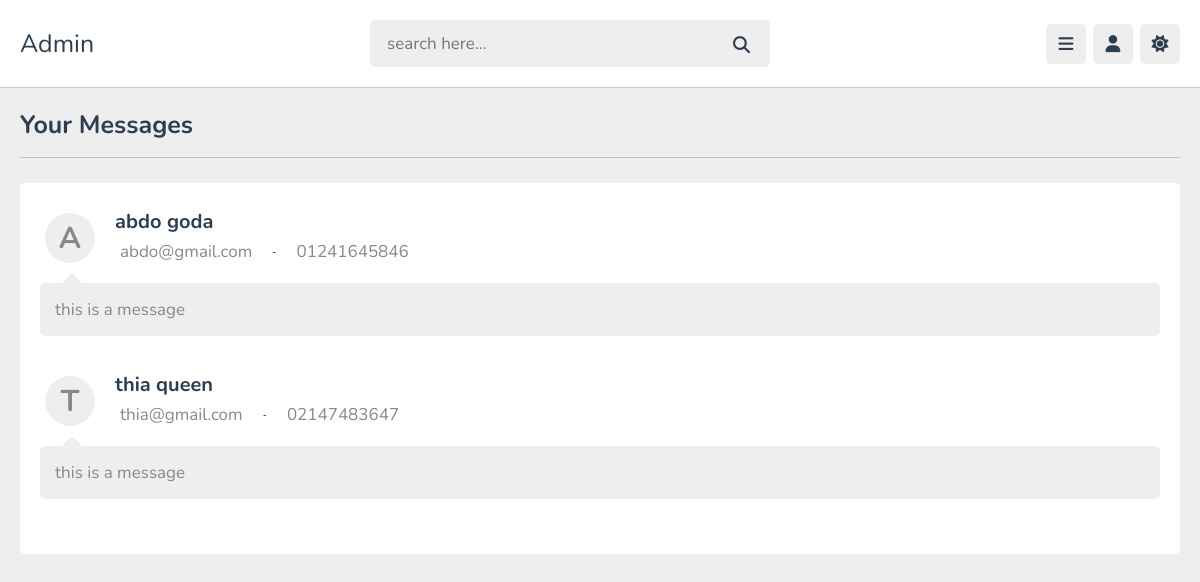
The page /admin/contacts.php (signed in) on the database its author committed.
### tables this page shows
CREATE TABLE `contact` (
  `name` varchar(50) DEFAULT NULL,
  `email` varchar(50) DEFAULT NULL,
  `number` int(11) DEFAULT NULL,
  `message` varchar(1000) DEFAULT NULL
);

### admin/contacts.php (the view, shortened to what this page needs)
<?php
include '../components/connection.php';
?>
<!DOCTYPE html>
<html lang="en">
<head>
  <link rel="stylesheet" href="https://cdnjs.cloudflare.com/ajax/libs/font-awesome/6.1.2/css/all.min.css" />
  <link rel="stylesheet" href="../css/style.css" />
  <link rel="stylesheet" href="../css/admin_style.css" />
</head>
<body>
  <?php include '../components/admin_header.php' ?>
  <section class="comments user-comments">
    <h1 class="heading">your messages</h1>
    <div class="comment-container">
      <?php
        $select_contact = $conn->prepare("SELECT * FROM contact ");
        $select_contact->execute([]);
        if($select_contact->rowCount() > 0){
          while($fetch_contact = $select_contact->fetch(PDO::FETCH_OBJ)){
                ?>
      <div class="comment-box">
        <div class="flex">
          <p class="alt-img"><?= $fetch_contact->name[0]?></p>
          <div>
            <h3><?=$fetch_contact->name?></h3>
            <div class="flex">
              <p><?=$fetch_contact->email?></p> -
              <p>0<?=$fetch_contact->number?></p>
            </div>
          </div>
        </div>
        <div class="comment-text"><?=$fetch_contact->message?></div>
      </div>
      <?php
          }
    }else{
      echo "<p class='error'>There is no messages for you</p>";
    }
      ?>
    </div>
  </section>
</body>
</html>

### components/admin_header.php (shortened to what this page needs)
<header class="header">
  <section class="flex">
    <a href="home.php" class="logo">Admin</a>
    <form action="" method="post" class="search-form">
      <input type="text" name="search_value" placeholder="search here..." required maxlength="50" />
      <button type="submit" class="fas fa-search" name="search_btn"></button>
    </form>
    <div class="icons">
      <div id="menu-btn" class="fas fa-bars"></div>
      <div id="user-btn" class="fas fa-user"></div>
      <div id="toggle-btn" class="fas fa-sun"></div>
    </div>
  </section>
</header>

### css/style.css (style rules this page uses)
:root { --main-color: #8e44ad; --red: #e74c3c; --orange: #f39c12; --light-color: #888; --light-bg: #eee; --black: #2c3e50; --white: #fff; --border: 0.1rem solid rgba(0, 0, 0, 0.2); --transition: 0.1s linear; }
* { font-family: "Nunito", sans-serif; margin: 0; padding: 0; box-sizing: border-box; outline: none; border: none; text-decoration: none; background: none; }
html { font-size: 62.5%; overflow-x: hidden; }
body { background-color: var(--light-bg); padding-left: 28rem; }
section { padding: 2rem; margin-bottom: 2rem; max-width: 1200px; margin: 0 auto; }
.heading { font-size: 2.5rem; color: var(--black); margin-bottom: 2.5rem; border-bottom: var(--border); padding-bottom: 1.5rem; text-transform: capitalize; }
header { background-color: var(--white); border-bottom: var(--border); position: sticky; top: 0; left: 0; right: 0; z-index: 1000; }
header .flex { padding: 2rem; position: relative; display: flex; align-items: center; justify-content: space-between; }
header .flex .logo { font-size: 2.5rem; color: var(--black); }
header .flex .search-form { width: 40rem; position: relative; background-color: var(--light-bg); border-radius: 0.5rem; }
header .flex .search-form input { padding: 1.2rem 1.7rem; width: 100%; height: 100%; color: var(--black); font-size: 1.7rem; }
header .flex .search-form button { position: absolute; right: 2rem; top: 50%; transform: translateY(-50%); font-size: 1.7rem; color: var(--black); transition: var(--transition); cursor: pointer; }
header .flex .icons { display: flex; align-items: center; gap: 0.7rem; }
header .flex .icons div { width: 4rem; height: 4rem; font-size: 1.7rem; cursor: pointer; display: flex; align-items: center; justify-content: center; border-radius: 0.5rem; background-color: var(--light-bg); color: var(--black); transition: var(--transition); }
.alt-img { margin: 0 auto; width: 8rem; height: 8rem; border-radius: 50%; background-color: var(--light-bg); font-size: 3rem !important; display: flex; align-items: center; justify-content: center; font-weight: bolder; color: var(--light-color); text-transform: capitalize; }
.comments .comment-container { background-color: var(--white); padding: 2rem; border-radius: 0.5rem; }
.comments .comment-container .comment-box .flex { display: flex; align-items: center; gap: 2rem; margin-bottom: 2rem; }
.comments .comment-container .comment-box:not(:first-child) .flex { margin-top: 3rem; }
.comments .comment-container .comment-box .flex h3 { font-size: 2rem; color: var(--black); }
.comments .comment-container .comment-box .flex p { font-size: 1.7rem; color: var(--light-color); }
.comments .comment-box .comment-text { position: relative; padding: 1.5rem; background-color: var(--light-bg); color: var(--light-color); font-size: 1.7rem; border-radius: 0.5rem; margin-bottom: -1rem; }
.comments .comment-box .comment-text::before { position: absolute; content: ""; top: -3rem; left: 1.2rem; border-width: 2rem; border-style: solid; border-color: transparent transparent var(--light-bg) transparent; }
@media (max-width: 1200px) { body { padding-left: 0; } }

### css/admin_style.css (style rules this page uses)
.comment-container .comment-box .flex { margin: 0.5rem !important; }
.comment-container .comment-box .comment-text { margin-bottom: 3.5rem; margin-top: 1.5rem; }
.alt-img { width: 5rem; height: 5rem; margin: 0; font-size: 3rem; }

### rows shown on the page
contact: name "A", name "abdo goda", email "abdo@gmail.com", number "1241645846", message "this is a message"
contact: name "T", name "thia queen", email "thia@gmail.com", number "2147483647", message "this is a message"
